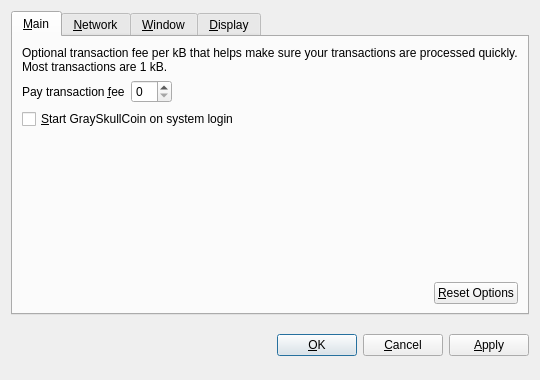
<?xml version="1.0" encoding="UTF-8"?>
<ui version="4.0">
 <class>OptionsDialog</class>
 <widget class="QDialog" name="OptionsDialog">
  <property name="geometry">
   <rect>
    <x>0</x>
    <y>0</y>
    <width>540</width>
    <height>380</height>
   </rect>
  </property>
  <property name="windowTitle">
   <string>Options</string>
  </property>
  <property name="modal">
   <bool>true</bool>
  </property>
  <layout class="QVBoxLayout" name="verticalLayout">
   <item>
    <widget class="QTabWidget" name="tabWidget">
     <property name="tabPosition">
      <enum>QTabWidget::North</enum>
     </property>
     <property name="currentIndex">
      <number>0</number>
     </property>
     <widget class="QWidget" name="tabMain">
      <attribute name="title">
       <string>&amp;Main</string>
      </attribute>
      <layout class="QVBoxLayout" name="verticalLayout_Main">
       <item>
        <widget class="QLabel" name="transactionFeeInfoLabel">
         <property name="text">
          <string>Optional transaction fee per kB that helps make sure your transactions are processed quickly. Most transactions are 1 kB.</string>
         </property>
         <property name="textFormat">
          <enum>Qt::PlainText</enum>
         </property>
         <property name="wordWrap">
          <bool>true</bool>
         </property>
        </widget>
       </item>
       <item>
        <layout class="QHBoxLayout" name="horizontalLayout_1_Main">
         <item>
          <widget class="QLabel" name="transactionFeeLabel">
           <property name="text">
            <string>Pay transaction &amp;fee</string>
           </property>
           <property name="textFormat">
            <enum>Qt::PlainText</enum>
           </property>
           <property name="buddy">
            <cstring>transactionFee</cstring>
           </property>
          </widget>
         </item>
         <item>
          <widget class="BitcoinAmountField" name="transactionFee"/>
         </item>
         <item>
          <spacer name="horizontalSpacer_1_Main">
           <property name="orientation">
            <enum>Qt::Horizontal</enum>
           </property>
           <property name="sizeHint" stdset="0">
            <size>
             <width>40</width>
             <height>20</height>
            </size>
           </property>
          </spacer>
         </item>
        </layout>
       </item>
       <item>
        <widget class="QCheckBox" name="bitcoinAtStartup">
         <property name="toolTip">
          <string>Automatically start GraySkullCoin after logging in to the system.</string>
         </property>
         <property name="text">
          <string>&amp;Start GraySkullCoin on system login</string>
         </property>
        </widget>
       </item>
       <item>
        <spacer name="verticalSpacer_Main">
         <property name="orientation">
          <enum>Qt::Vertical</enum>
         </property>
         <property name="sizeHint" stdset="0">
          <size>
           <width>20</width>
           <height>40</height>
          </size>
         </property>
        </spacer>
       </item>
       <item>
        <layout class="QHBoxLayout" name="horizontalLayout_2_Main">
         <item>
          <spacer name="horizontalSpacer_2_Main">
           <property name="orientation">
            <enum>Qt::Horizontal</enum>
           </property>
           <property name="sizeHint" stdset="0">
            <size>
             <width>40</width>
             <height>20</height>
            </size>
           </property>
          </spacer>
         </item>
         <item>
          <widget class="QPushButton" name="resetButton">
           <property name="toolTip">
            <string>Reset all client options to default.</string>
           </property>
           <property name="text">
            <string>&amp;Reset Options</string>
           </property>
           <property name="autoDefault">
            <bool>false</bool>
           </property>
          </widget>
         </item>
        </layout>
       </item>
      </layout>
     </widget>
     <widget class="QWidget" name="tabNetwork">
      <attribute name="title">
       <string>&amp;Network</string>
      </attribute>
      <layout class="QVBoxLayout" name="verticalLayout_Network">
       <item>
        <widget class="QCheckBox" name="mapPortUpnp">
         <property name="toolTip">
          <string>Automatically open the GraySkullCoin client port on the router. This only works when your router supports UPnP and it is enabled.</string>
         </property>
         <property name="text">
          <string>Map port using &amp;UPnP</string>
         </property>
        </widget>
       </item>
       <item>
        <widget class="QCheckBox" name="connectSocks">
         <property name="toolTip">
          <string>Connect to the GraySkullCoin network through a SOCKS proxy (e.g. when connecting through Tor).</string>
         </property>
         <property name="text">
          <string>&amp;Connect through SOCKS proxy:</string>
         </property>
        </widget>
       </item>
       <item>
        <layout class="QHBoxLayout" name="horizontalLayout_Network">
         <item>
          <widget class="QLabel" name="proxyIpLabel">
           <property name="text">
            <string>Proxy &amp;IP:</string>
           </property>
           <property name="textFormat">
            <enum>Qt::PlainText</enum>
           </property>
           <property name="buddy">
            <cstring>proxyIp</cstring>
           </property>
          </widget>
         </item>
         <item>
          <widget class="QValidatedLineEdit" name="proxyIp">
           <property name="maximumSize">
            <size>
             <width>140</width>
             <height>16777215</height>
            </size>
           </property>
           <property name="toolTip">
            <string>IP address of the proxy (e.g. 127.0.0.1)</string>
           </property>
          </widget>
         </item>
         <item>
          <widget class="QLabel" name="proxyPortLabel">
           <property name="text">
            <string>&amp;Port:</string>
           </property>
           <property name="textFormat">
            <enum>Qt::PlainText</enum>
           </property>
           <property name="buddy">
            <cstring>proxyPort</cstring>
           </property>
          </widget>
         </item>
         <item>
          <widget class="QLineEdit" name="proxyPort">
           <property name="maximumSize">
            <size>
             <width>55</width>
             <height>16777215</height>
            </size>
           </property>
           <property name="toolTip">
            <string>Port of the proxy (e.g. 9050)</string>
           </property>
          </widget>
         </item>
         <item>
          <widget class="QLabel" name="socksVersionLabel">
           <property name="text">
            <string>SOCKS &amp;Version:</string>
           </property>
           <property name="textFormat">
            <enum>Qt::PlainText</enum>
           </property>
           <property name="buddy">
            <cstring>socksVersion</cstring>
           </property>
          </widget>
         </item>
         <item>
          <widget class="QValueComboBox" name="socksVersion">
           <property name="toolTip">
            <string>SOCKS version of the proxy (e.g. 5)</string>
           </property>
          </widget>
         </item>
         <item>
          <spacer name="horizontalSpacer_Network">
           <property name="orientation">
            <enum>Qt::Horizontal</enum>
           </property>
           <property name="sizeHint" stdset="0">
            <size>
             <width>40</width>
             <height>20</height>
            </size>
           </property>
          </spacer>
         </item>
        </layout>
       </item>
       <item>
        <spacer name="verticalSpacer_Network">
         <property name="orientation">
          <enum>Qt::Vertical</enum>
         </property>
         <property name="sizeHint" stdset="0">
          <size>
           <width>20</width>
           <height>40</height>
          </size>
         </property>
        </spacer>
       </item>
      </layout>
     </widget>
     <widget class="QWidget" name="tabWindow">
      <attribute name="title">
       <string>&amp;Window</string>
      </attribute>
      <layout class="QVBoxLayout" name="verticalLayout_Window">
       <item>
        <widget class="QCheckBox" name="minimizeToTray">
         <property name="toolTip">
          <string>Show only a tray icon after minimizing the window.</string>
         </property>
         <property name="text">
          <string>&amp;Minimize to the tray instead of the taskbar</string>
         </property>
        </widget>
       </item>
       <item>
        <widget class="QCheckBox" name="minimizeOnClose">
         <property name="toolTip">
          <string>Minimize instead of exit the application when the window is closed. When this option is enabled, the application will be closed only after selecting Quit in the menu.</string>
         </property>
         <property name="text">
          <string>M&amp;inimize on close</string>
         </property>
        </widget>
       </item>
       <item>
        <spacer name="verticalSpacer_Window">
         <property name="orientation">
          <enum>Qt::Vertical</enum>
         </property>
         <property name="sizeHint" stdset="0">
          <size>
           <width>20</width>
           <height>40</height>
          </size>
         </property>
        </spacer>
       </item>
      </layout>
     </widget>
     <widget class="QWidget" name="tabDisplay">
      <attribute name="title">
       <string>&amp;Display</string>
      </attribute>
      <layout class="QVBoxLayout" name="verticalLayout_Display">
       <item>
        <layout class="QHBoxLayout" name="horizontalLayout_1_Display">
         <item>
          <widget class="QLabel" name="langLabel">
           <property name="text">
            <string>User Interface &amp;language:</string>
           </property>
           <property name="textFormat">
            <enum>Qt::PlainText</enum>
           </property>
           <property name="buddy">
            <cstring>lang</cstring>
           </property>
          </widget>
         </item>
         <item>
          <widget class="QValueComboBox" name="lang">
           <property name="toolTip">
            <string>The user interface language can be set here. This setting will take effect after restarting GraySkullCoin.</string>
           </property>
          </widget>
         </item>
        </layout>
       </item>
       <item>
        <layout class="QHBoxLayout" name="horizontalLayout_2_Display">
         <item>
          <widget class="QLabel" name="unitLabel">
           <property name="text">
            <string>&amp;Unit to show amounts in:</string>
           </property>
           <property name="textFormat">
            <enum>Qt::PlainText</enum>
           </property>
           <property name="buddy">
            <cstring>unit</cstring>
           </property>
          </widget>
         </item>
         <item>
          <widget class="QValueComboBox" name="unit">
           <property name="toolTip">
            <string>Choose the default subdivision unit to show in the interface and when sending coins.</string>
           </property>
          </widget>
         </item>
        </layout>
       </item>
       <item>
        <widget class="QCheckBox" name="displayAddresses">
         <property name="toolTip">
          <string>Whether to show GraySkullCoin addresses in the transaction list or not.</string>
         </property>
         <property name="text">
          <string>&amp;Display addresses in transaction list</string>
         </property>
        </widget>
       </item>
       <item>
        <spacer name="verticalSpacer_Display">
         <property name="orientation">
          <enum>Qt::Vertical</enum>
         </property>
         <property name="sizeHint" stdset="0">
          <size>
           <width>20</width>
           <height>40</height>
          </size>
         </property>
        </spacer>
       </item>
      </layout>
     </widget>
    </widget>
   </item>
   <item>
    <layout class="QHBoxLayout" name="horizontalLayout_Buttons">
     <item>
      <spacer name="horizontalSpacer_1">
       <property name="orientation">
        <enum>Qt::Horizontal</enum>
       </property>
       <property name="sizeHint" stdset="0">
        <size>
         <width>40</width>
         <height>48</height>
        </size>
       </property>
      </spacer>
     </item>
     <item>
      <widget class="QLabel" name="statusLabel">
       <property name="font">
        <font>
         <weight>75</weight>
         <bold>true</bold>
        </font>
       </property>
       <property name="text">
        <string/>
       </property>
       <property name="textFormat">
        <enum>Qt::PlainText</enum>
       </property>
       <property name="wordWrap">
        <bool>true</bool>
       </property>
      </widget>
     </item>
     <item>
      <spacer name="horizontalSpacer_2">
       <property name="orientation">
        <enum>Qt::Horizontal</enum>
       </property>
       <property name="sizeHint" stdset="0">
        <size>
         <width>40</width>
         <height>48</height>
        </size>
       </property>
      </spacer>
     </item>
     <item>
      <widget class="QPushButton" name="okButton">
       <property name="text">
        <string>&amp;OK</string>
       </property>
      </widget>
     </item>
     <item>
      <widget class="QPushButton" name="cancelButton">
       <property name="text">
        <string>&amp;Cancel</string>
       </property>
       <property name="autoDefault">
        <bool>false</bool>
       </property>
      </widget>
     </item>
     <item>
      <widget class="QPushButton" name="applyButton">
       <property name="text">
        <string>&amp;Apply</string>
       </property>
       <property name="autoDefault">
        <bool>false</bool>
       </property>
      </widget>
     </item>
    </layout>
   </item>
  </layout>
 </widget>
 <customwidgets>
  <customwidget>
   <class>BitcoinAmountField</class>
   <extends>QSpinBox</extends>
   <header>bitcoinamountfield.h</header>
  </customwidget>
  <customwidget>
   <class>QValueComboBox</class>
   <extends>QComboBox</extends>
   <header>qvaluecombobox.h</header>
  </customwidget>
  <customwidget>
   <class>QValidatedLineEdit</class>
   <extends>QLineEdit</extends>
   <header>qvalidatedlineedit.h</header>
  </customwidget>
 </customwidgets>
 <resources/>
 <connections/>
</ui>
